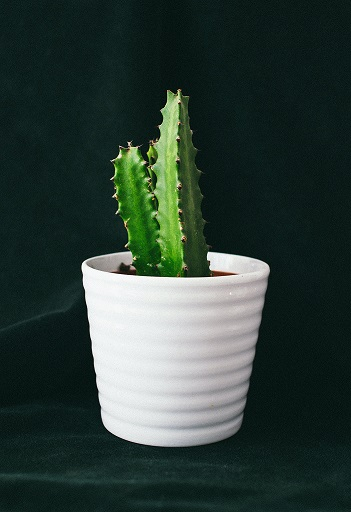
#> input picture img.jpg, 351 x 512 px
$ jupyter execute GrabCut_2_Mask.ipynb
#> lines starting #> are read from the running program, lines starting #| are printed output that depends on the picture; after the words box and inside, x2 and y2 are one past the last pixel; in counts of white or black regions, pixels touching at a corner belong together
[cell 1]
import numpy as np
import time
import cv2
import os
from matplotlib import pyplot as plt

[cell 2]
image = cv2.imread("img.jpg")
#> image is the input picture: shape (512, 351, 3); mean B, G, R 56.7, 62.9, 47

[cell 3]
mask = cv2.imread("img_mask.jpg", cv2.IMREAD_GRAYSCALE)
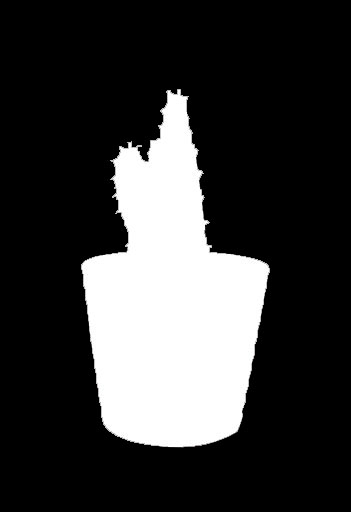
#> input picture img_mask.jpg, 351 x 512 px
#> mask: shape (512, 351); min 0, max 255, mean 57.6

[cell 4]
roughOutput = cv2.bitwise_and(image, image, mask=mask)
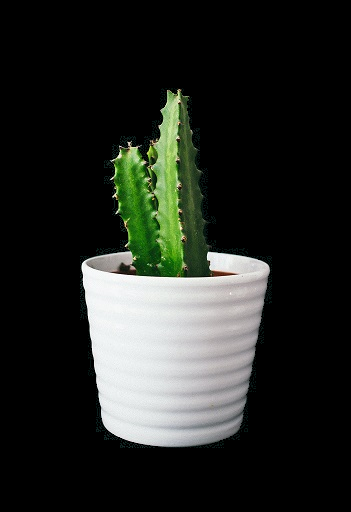
#> roughOutput: shape (512, 351, 3); mean B, G, R 36.6, 41, 37.9

[cell 5]
plt.imshow(np.real(roughOutput))
plt.show()

[cell 6]
mask[mask > 0] = cv2.GC_PR_FGD
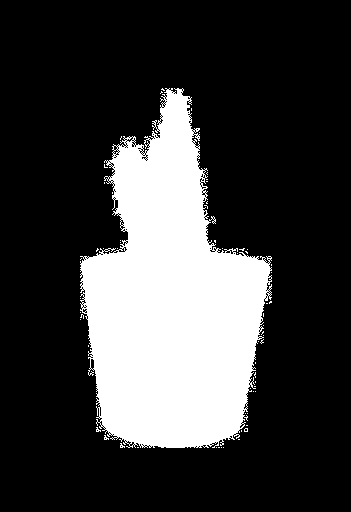
#> mask: shape (512, 351); values 0 (black) and 3 (white), 23.9% white; 62 white regions (61 under 20 px), largest, box (x1, y1, x2, y2) and area: (80, 88, 272, 448) 42825
mask[mask == 0] = cv2.GC_BGD

[cell 7]
fgModel = np.zeros((1, 65), dtype="float")
bgModel = np.zeros((1, 65), dtype="float")

[cell 8]
start = time.time()
(mask, bgModel, fgModel) = cv2.grabCut(image, mask, None, bgModel,
                                       fgModel, iterCount=50, mode=cv2.GC_INIT_WITH_MASK)
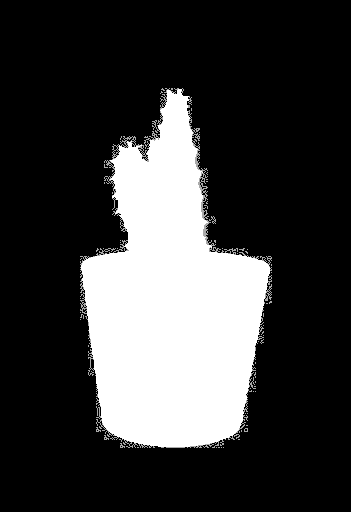
#> mask: shape (512, 351); 1.22% of pixels changed, all inside (x1, y1, x2, y2) = (80, 88, 272, 448); drawn with min black and max white
end = time.time()
print("[INFO] applying GrabCut took {:.2f} seconds".format(end - start))

[cell 9]
values = (
  ("Definite Background", cv2.GC_BGD),
  ("Probable Background", cv2.GC_PR_BGD),
  ("Definite Foreground", cv2.GC_FGD),
  ("Probable Foreground", cv2.GC_PR_FGD),
)

[cell 10]
for (name, value) in values:
    # construct a mask that for the current value
    print("[INFO] showing mask for '{}'".format(name))
    valueMask = (mask == value).astype("uint8") * 255

    # display the mask so we can visualize it
    plt.imshow(valueMask)
    plt.show()
#> this loop made 4 passes
#> pass 2, `valueMask = (mask == value).astype("uint8") * 255`:
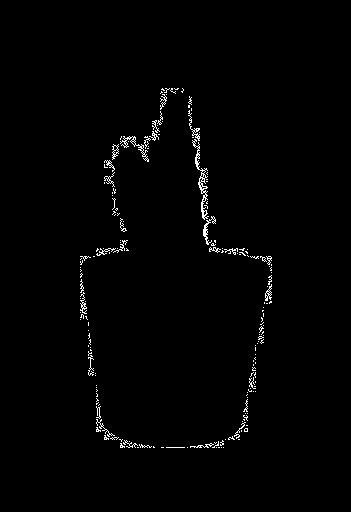
#> valueMask: shape (512, 351); 1.2% white in thin lines or dots, all inside (x1, y1, x2, y2) = (80, 88, 272, 448)

[cell 11]
outputMask = np.where((mask == cv2.GC_BGD) | (mask == cv2.GC_PR_BGD),
                      0, 1)
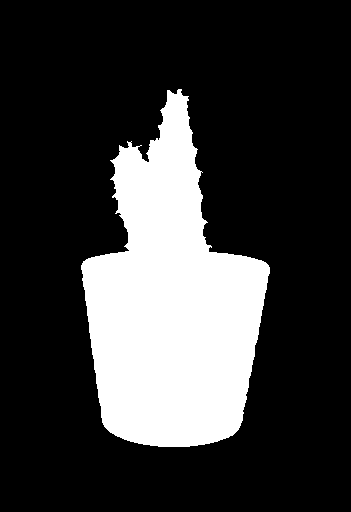
#> outputMask: shape (512, 351) int64; values 0 (black) and 1 (white), 22.7% white; 1 white region, box (x1, y1, x2, y2) and area: (81, 89, 270, 447) 40846
outputMask = (outputMask * 255).astype("uint8")

[cell 12]
output = cv2.bitwise_and(image, image, mask=outputMask)
